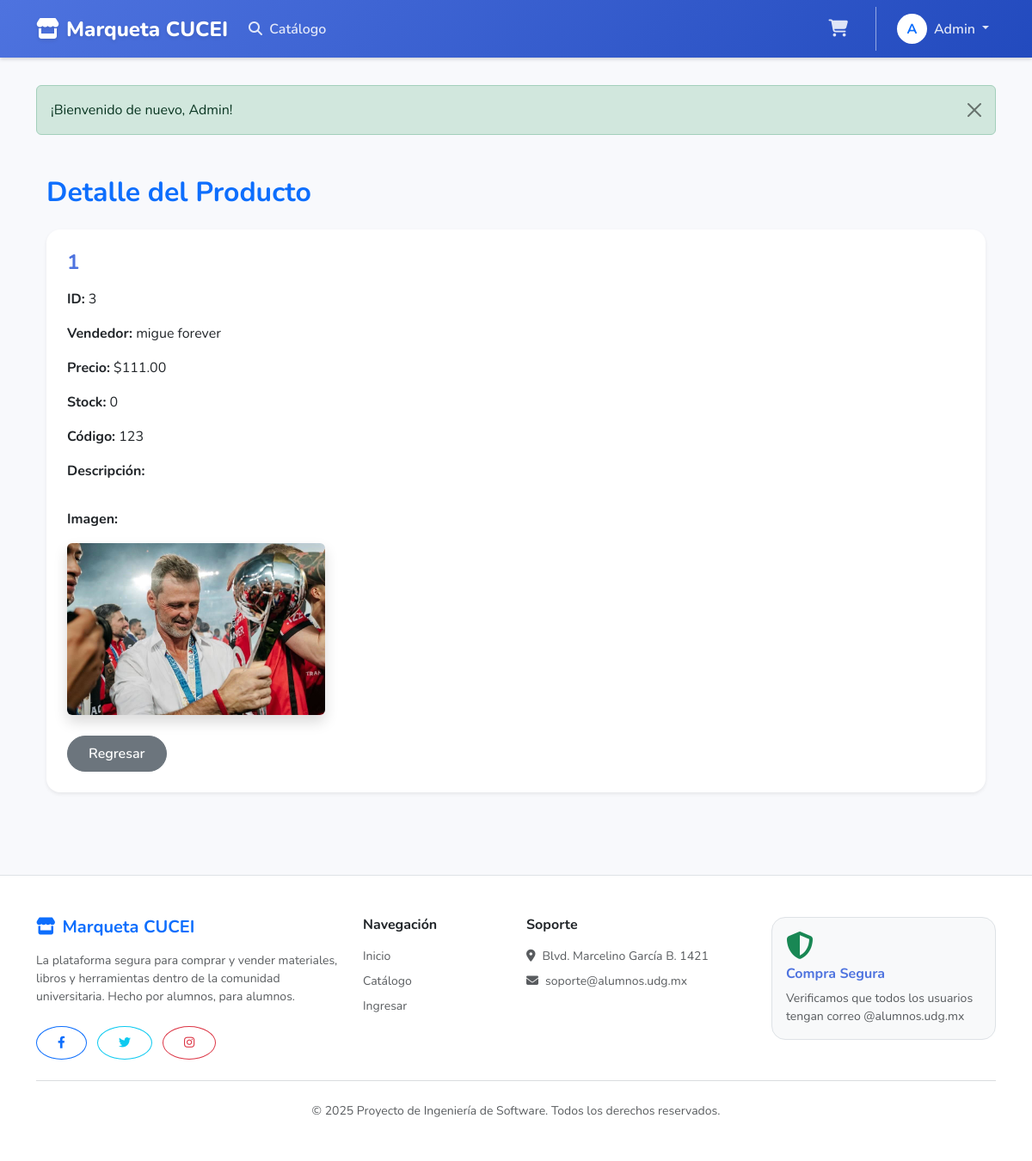
Page /admin/ver_producto.php?id=3&return=productos.php (signed in) on the committed database.
### tables this page shows
CREATE TABLE `productos` (
  `id` int(11) NOT NULL,
  `vendedor_id` int(11) NOT NULL DEFAULT 1,
  `nombre` varchar(100) NOT NULL,
  `descripcion` text DEFAULT NULL,
  `codigo` varchar(50) NOT NULL,
  `archivo` varchar(255) DEFAULT NULL,
  `precio` decimal(10,2) NOT NULL,
  `costo` decimal(10,2) NOT NULL,
  `stock` int(11) NOT NULL,
  `eliminado` tinyint(4) DEFAULT 0
);

CREATE TABLE `clientes` (
  `id` int(11) NOT NULL,
  `nombre` varchar(100) NOT NULL,
  `apellidos` varchar(100) NOT NULL,
  `correo` varchar(100) NOT NULL,
  `password` varchar(255) NOT NULL,
  `rol` varchar(20) NOT NULL DEFAULT 'comprador',
  `eliminado` tinyint(4) DEFAULT 0
);

### admin/ver_producto.php (the view, shortened to what this page needs)
<?php
require_once __DIR__ . '/../includes/header.php';
$id = $_GET['id'] ?? null;
$stmt = $pdo->prepare("
    SELECT p.*, c.nombre AS vendedor_nombre, c.apellidos AS vendedor_apellidos
    FROM productos p
    JOIN clientes c ON c.id = p.vendedor_id
    WHERE p.id = ?
");
$stmt->execute([$id]);
$producto = $stmt->fetch(PDO::FETCH_ASSOC);
?>
<div class="container my-5">
    <h2 class="fw-bold text-primary mb-4">Detalle del Producto</h2>
    <div class="card shadow-sm p-4">
        <h4 class="fw-bold mb-3"><?= e($producto['nombre']); ?></h4>
        <p><strong>ID:</strong> <?= $producto['id']; ?></p>
        <p><strong>Vendedor:</strong> <?= e($producto['vendedor_nombre'] . ' ' . $producto['vendedor_apellidos']); ?></p>
        <p><strong>Precio:</strong> $<?= number_format($producto['precio'], 2); ?></p>
        <p><strong>Stock:</strong> <?= $producto['stock']; ?></p>
        <p><strong>Código:</strong> <?= e($producto['codigo']); ?></p>
        <p><strong>Descripción:</strong><br><?= nl2br(e($producto['descripcion'])); ?></p>
        <?php if (!empty($producto['archivo'])): ?>
            <p class="mt-3"><strong>Imagen:</strong></p>
            <?php
                $ruta = "../uploads/productos/" . $producto['archivo'];
            ?>
            <?php if (file_exists($ruta)): ?>
                <img src="<?= $ruta ?>"
                    alt="Imagen del producto"
                    class="img-fluid rounded shadow"
                    style="max-width: 300px;">
            <?php else: ?>
                <p class="text-danger fw-bold">⚠ No se encontró la imagen en /uploads/productos</p>
                <p>Busqué: <code><?= $ruta ?></code></p>
            <?php endif; ?>
        <?php endif; ?>
        <div class="mt-4">
        <?php
        $return = $_GET['return'] ?? 'admin/productos.php';
        if (strpos($return, 'admin/') !== 0) {
            $return = 'admin/' . $return;
        }
        ?>
            <a href="<?= BASE_URL . $return ?>" class="btn btn-secondary">Regresar</a>
        </div>
    </div>
</div>
<?php require_once __DIR__ . '/../includes/footer.php'; ?>

### assets/css/styles.css (style rules this page uses)
:root { --primary-gradient: linear-gradient(135deg, #4e73df 0%, #224abe 100%); --secondary-gradient: linear-gradient(135deg, #858796 0%, #60616f 100%); --surface-color: #ffffff; --bg-color: #f8f9fc; --text-primary: #5a5c69; --text-heading: #4e73df; --shadow-sm: 0 .125rem .25rem 0 rgba(58,59,69,.2)!important; --shadow-lg: 0 1rem 3rem rgba(0,0,0,.175)!important; --radius-card: 1rem; --radius-btn: 50rem; }
body { background-color: var(--bg-color); font-family: 'Nunito', -apple-system, BlinkMacSystemFont, "Segoe UI", Roboto, "Helvetica Neue", Arial, sans-serif; color: var(--text-primary); display: flex; flex-direction: column; min-height: 100vh; }
h1, h2, h3, h4, h5, h6 { color: #4e73df; font-weight: 700; }
.card { border: none; border-radius: var(--radius-card); box-shadow: var(--shadow-sm); transition: transform 0.2s ease, box-shadow 0.2s ease; background: var(--surface-color); overflow: hidden; }
.btn { border-radius: var(--radius-btn); padding: 0.5rem 1.5rem; font-weight: 600; transition: all 0.3s; }

### rows in the picture
productos: nombre "1", id "3", clientes.nombre+apellidos "migue forever", precio "111.00", stock "0", codigo "123", archivo (picture)

### other values in the picture
substr($_SESSION['user_nombre'], 0, 1) "A"
$_SESSION['user_nombre'] "Admin"
$_SESSION['flash']['msg'] "¡Bienvenido de nuevo, Admin!"
